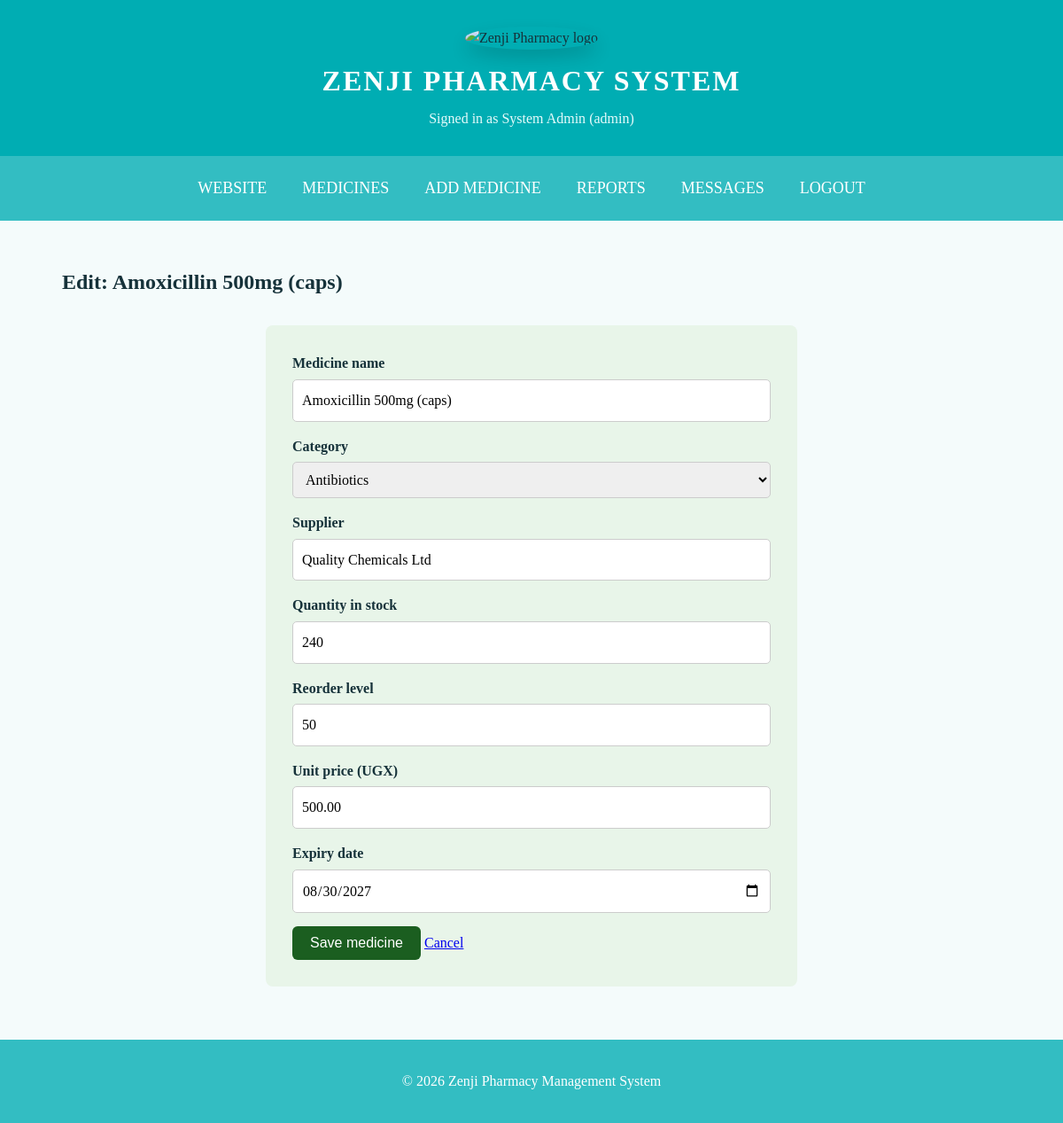
The app's page /edit.php?id=1 (signed in) with its own data.
### tables this page shows
CREATE TABLE medicines (
  id INT AUTO_INCREMENT PRIMARY KEY,
  name VARCHAR(120) NOT NULL,
  category_id INT NOT NULL,
  supplier VARCHAR(120) NOT NULL,
  quantity INT NOT NULL DEFAULT 0,
  reorder_level INT NOT NULL DEFAULT 10,
  unit_price DECIMAL(12,2) NOT NULL,
  expiry_date DATE NOT NULL,
  created_by INT NULL,
  created_at TIMESTAMP DEFAULT CURRENT_TIMESTAMP,
  updated_at TIMESTAMP DEFAULT CURRENT_TIMESTAMP ON UPDATE CURRENT_TIMESTAMP,
  FOREIGN KEY (category_id) REFERENCES categories(id),
  FOREIGN KEY (created_by) REFERENCES users(id) ON DELETE SET NULL
);

CREATE TABLE categories (
  id INT AUTO_INCREMENT PRIMARY KEY,
  name VARCHAR(80) NOT NULL UNIQUE
);

### auth.php (called while the page is built, shortened)
<?php
function e($s) { return htmlspecialchars((string)$s, ENT_QUOTES, 'UTF-8'); }

### medicine_form.php (the view, shortened to what this page needs)
<form class="box validate" method="post" novalidate style="max-width:600px">
  <label>Medicine name</label><input name="name" value="<?= e($m['name']) ?>" data-rule="required min:2">
  <label>Category</label><select name="category_id" data-rule="required"><option value="">Choose…</option>
    <?php foreach ($cats as $c): ?><option value="<?= $c['id'] ?>" <?= $m['category_id'] == $c['id'] ? 'selected' : '' ?>><?= e($c['name']) ?></option><?php endforeach; ?>
  </select>
  <label>Supplier</label><input name="supplier" value="<?= e($m['supplier']) ?>" data-rule="required">
  <label>Quantity in stock</label><input name="quantity" type="number" min="0" value="<?= e($m['quantity']) ?>" data-rule="required number">
  <label>Reorder level</label><input name="reorder_level" type="number" min="0" value="<?= e($m['reorder_level']) ?>" data-rule="required number">
  <label>Unit price (UGX)</label><input name="unit_price" type="number" min="0" step="1" value="<?= e($m['unit_price']) ?>" data-rule="required number">
  <label>Expiry date</label><input name="expiry_date" type="date" value="<?= e($m['expiry_date']) ?>" data-rule="required">
  <button class="btn" type="submit">Save medicine</button> <a href="dashboard.php">Cancel</a>
</form>

### edit.php (shortened to what this page needs)
<?php
require 'includes/auth.php';
require 'includes/connect.php';
$id = (int)($_GET['id'] ?? 0);
$stmt = mysqli_prepare($conn, 'SELECT * FROM medicines WHERE id = ?');
mysqli_stmt_bind_param($stmt, 'i', $id);
mysqli_stmt_execute($stmt);
$result = mysqli_stmt_get_result($stmt);
$m = mysqli_fetch_assoc($result);
$cat_result = mysqli_query($conn, 'SELECT id, name FROM categories ORDER BY name');
$cats = mysqli_fetch_all($cat_result, MYSQLI_ASSOC);
require 'includes/app_header.php';
echo '<h2>Edit: ' . e($m['name']) . '</h2>';
require 'includes/medicine_form.php';
require 'includes/app_footer.php';

### style.css (style rules this page uses)
* { box-sizing:border-box }
body { margin:0;font-family:Georgia,"Times New Roman",serif;color:#16323a;background:#f4fbfb;line-height:1.6 }
.btn { display:inline-block;background:#1B5E20;color:#fff;padding:10px 20px;border:none;border-radius:6px;cursor:pointer;text-decoration:none;font-size:16px }
form.box { background:#E8F5E9;max-width:450px;margin:30px auto;padding:30px;border-radius:8px }
label { font-weight:bold }
input,textarea,select { width:100%;padding:10px;margin:5px 0 15px;border:1px solid #ccc;border-radius:5px;font:inherit }

### records on screen
medicines: name "Amoxicillin 500mg (caps)", category_id "Antibiotics", supplier "Quality Chemicals Ltd", quantity "240", reorder_level "50", unit_price "500.00", expiry_date "08/30/2027"

### other values on screen
$_SESSION['full_name'] "System Admin"
$_SESSION['role'] "admin"
